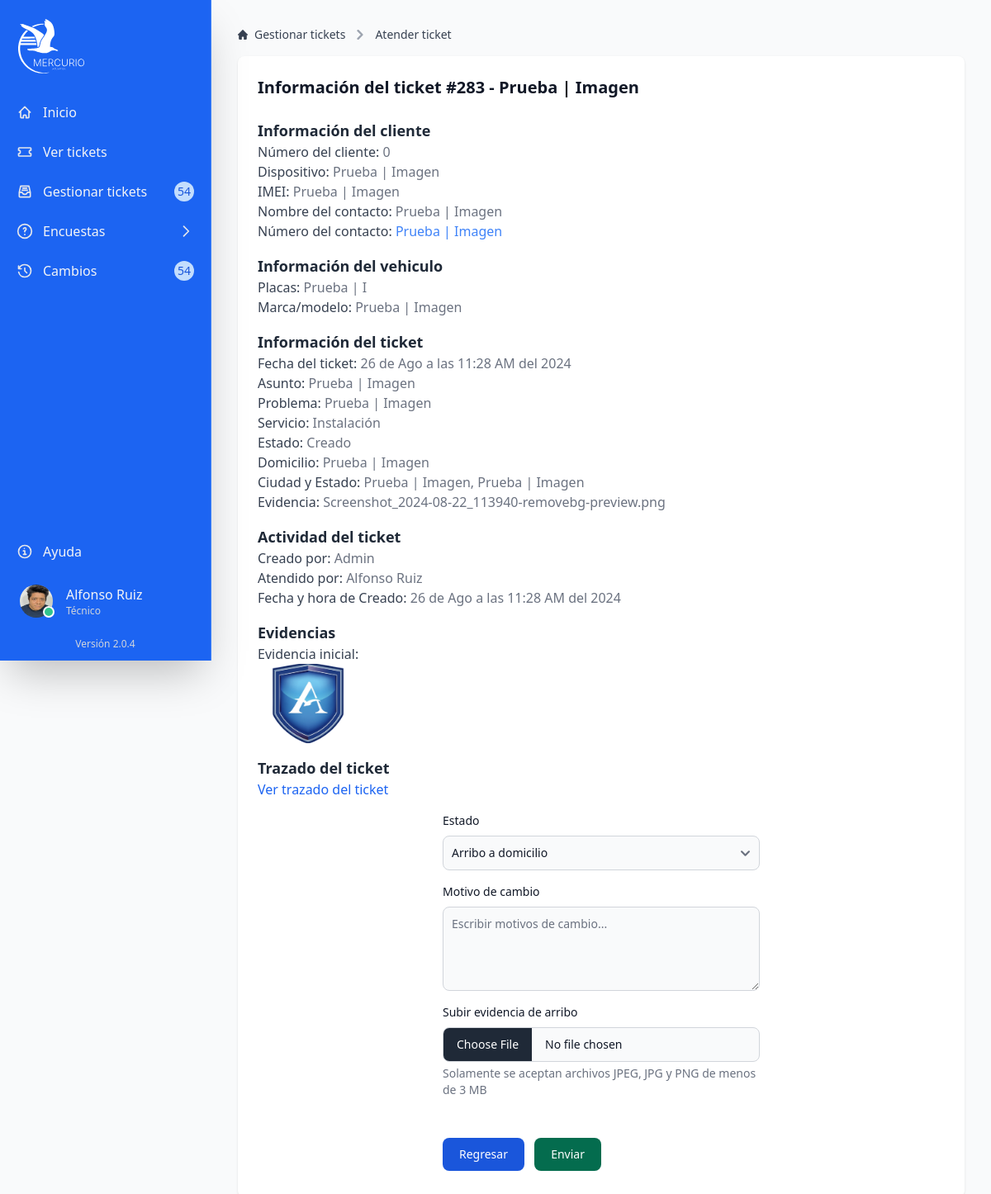
Page /src/web/atender?id=283 (signed in) on the committed database.
### tables this page shows
CREATE TABLE IF NOT EXISTS `tbticket` (
  `idTicket` int NOT NULL AUTO_INCREMENT,
  `fhticket` datetime DEFAULT NULL,
  `nombre` varchar(250) DEFAULT NULL,
  `numTrabajador` int DEFAULT NULL,
  `numCliente` varchar(5) DEFAULT NULL,
  `dispositivo` varchar(50) DEFAULT NULL,
  `imeiCliente` varchar(50) DEFAULT NULL,
  `iccidSIM` varchar(50) DEFAULT NULL,
  `fhRevision` datetime DEFAULT NULL,
  `numContacto` varchar(50) DEFAULT NULL,
  `nomContacto` varchar(100) DEFAULT NULL,
  `placasContacto` varchar(10) DEFAULT NULL,
  `marcaContacto` varchar(20) DEFAULT NULL,
  `prioridad` varchar(250) DEFAULT NULL,
  `asunto` varchar(200) DEFAULT NULL,
  `descripcion` mediumtext,
  `estado` varchar(250) DEFAULT NULL,
  `domicilio` varchar(150) DEFAULT NULL,
  `ciudad` varchar(30) DEFAULT NULL,
  `domestado` varchar(30) DEFAULT NULL,
  `codpostal` int DEFAULT NULL,
  `domdescripcion` varchar(250) DEFAULT NULL,
  `servicio` varchar(20) DEFAULT NULL,
  `asignado` varchar(250) DEFAULT NULL,
  `st_estado` tinyint(1) NOT NULL,
  `evidencia` varchar(255) DEFAULT NULL,
  `evidenciaArribo` varchar(250) DEFAULT NULL,
  `evidenciaInicio` varchar(250) DEFAULT NULL,
  `evidenciaRealizacion` varchar(250) DEFAULT NULL,
  `evidenciaFinalizacion` varchar(250) DEFAULT NULL,
  `evidenciaAudio` varchar(250) DEFAULT NULL,
  `txt_contestacion` varchar(500) DEFAULT NULL,
  `fhContestacion` datetime DEFAULT NULL,
  `fhAsignado` datetime DEFAULT NULL,
  `fhArribo` datetime DEFAULT NULL,
  `fhInicio` datetime DEFAULT NULL,
  `fhRealizacion` datetime DEFAULT NULL,
  `fhFinalizacion` datetime DEFAULT NULL,
  `fhCongelado` datetime DEFAULT NULL,
  `fhCancelado` datetime DEFAULT NULL,
  `fhProgramada` datetime DEFAULT NULL,
  `fhEliminacion` datetime DEFAULT NULL,
  `motivo_eliminacion` varchar(250) DEFAULT NULL,
  `eliminadopor` varchar(150) DEFAULT NULL,
  `correo` varchar(250) DEFAULT NULL,
  `token` varchar(255) DEFAULT NULL,
  PRIMARY KEY (`idTicket`)
);

CREATE TABLE IF NOT EXISTS `users` (
  `userId` int NOT NULL AUTO_INCREMENT,
  `user` varchar(50) NOT NULL,
  `nombre` varchar(55) NOT NULL,
  `apellido` varchar(55) NOT NULL,
  `email` varchar(200) NOT NULL,
  `imagen` varchar(255) NOT NULL,
  `credencial` varchar(255) NOT NULL,
  `tipo` varchar(20) NOT NULL,
  `password` varchar(255) NOT NULL,
  `code` varchar(255) DEFAULT NULL,
  `token` varchar(255) DEFAULT NULL,
  `token_expiration` timestamp NULL DEFAULT NULL,
  `userStatus` tinyint NOT NULL,
  `fhCreacion` datetime NOT NULL,
  `fhBaja` datetime DEFAULT NULL,
  PRIMARY KEY (`userId`)
);

### src/web/atender.php (the view, shortened to what the rows shown need)
<?php
include '../configuration/conn-session.php';
if (isset($_GET['id'])) {
    $idTicket = $_GET['id'];
    $query = "SELECT * FROM tbticket WHERE idTicket = '$idTicket'";
    $result = mysqli_query($conn, $query);
    if (mysqli_num_rows($result) > 0) {
        $row = mysqli_fetch_array($result);
    } else {
        echo "<script>alert('No se encontró el ticket');</script>";
        echo "<script>window.location.href = 'gestion.php';</script>";
    }
} else {
    echo "<script>alert('No se encontró el ticket');</script>";
    echo "<script>window.location.href = 'gestion.php';</script>";
}
function traducirFecha($fecha)
{
    $dia = date('d', strtotime($fecha));
    $mes = date('m', strtotime($fecha));
    $hora = date('h:i', strtotime($fecha));
    $am_pm = strtoupper(date('a', strtotime($fecha)));
    $meses = array(
        '01' => 'Ene',
        '02' => 'Feb',
        '03' => 'Mar',
        '04' => 'Abr',
        '05' => 'May',
        '06' => 'Jun',
        '07' => 'Jul',
        '08' => 'Ago',
        '09' => 'Sep',
        '10' => 'Oct',
        '11' => 'Nov',
        '12' => 'Dic'
    );
    return $dia . ' de ' . $meses[$mes] . ' a las ' . $hora . ' ' . $am_pm . ' del ' . date('Y', strtotime($fecha));
}
function getStatus($status)
{
    switch ($status) {
        case "1":
            echo 'Creado';
            break;
    }
}
function getAsignado($asignado)
{
    global $conn;
    if ($asignado == "") {
        echo 'Sin asignar';
    } else {
        $query = "SELECT nombre, apellido FROM users WHERE userId = ?";
        $stmt = $conn->prepare($query);
        $stmt->bind_param("i", $asignado);
        $stmt->execute();
        $result = $stmt->get_result();
        if ($result->num_rows > 0) {
            $row = $result->fetch_assoc();
            echo $row['nombre'] . ' ' . $row['apellido'];
        } else {
            echo 'Técnico no encontrado';
        }
    }
}
?>
<!DOCTYPE html>
<html lang="es">
<head>
    <link rel="stylesheet" href="../output.css">
    <link rel="stylesheet" href="./loading.css">
</head>
<body class="bg-gray-50 dark:bg-gray-700">
    <div class="p-4 mt-16 sm:mt-0 lg:mb-4 sm:ml-64">
        <div class="p-4">
            <div class="grid grid-cols-1 gap-4 mb-4">
                <div class="max-w-full w-full bg-white rounded-lg shadow dark:bg-gray-800 p-4 md:p-6">
                    <div class="text-xl mb-6">
                        <strong class="semi-bold text-gray-900 md:text-xl dark:text-gray-100">Información del ticket
                            #<?php echo $row['idTicket'] ?> - <?php echo $row['asunto'] ?></strong>
                    </div>
                    <div class="mb-4 text-base text-gray-500 dark:text-gray-300">
                        <p><span class="font-medium text-gray-700 dark:text-gray-200">Número del cliente:
                            </span><?php echo $row['numCliente']; ?></p>
                        <?php if (!empty($row['dispositivo'])) { ?>
                            <p><span class="font-medium text-gray-700 dark:text-gray-200">Dispositivo:
                                </span><?php echo $row['dispositivo']; ?></p>
                        <?php } ?>
                        <?php if (!empty($row['imeiCliente'])) { ?>
                            <p><span class="font-medium text-gray-700 dark:text-gray-200">IMEI:
                                </span><?php echo $row['imeiCliente']; ?></p>
                        <?php } ?>
                        <?php if (!empty($row['nomContacto'])) { ?>
                            <p><span class="font-medium text-gray-700 dark:text-gray-200">Nombre del contacto:
                                </span><?php echo $row['nomContacto'] ?></p>
                        <?php } ?>
                        <?php if (!empty($row['numContacto'])) { ?>
                            <p><span class="font-medium text-gray-700 dark:text-gray-200">Número del contacto:
                                </span>
                                <a href="tel:<?php echo $row['numContacto'] ?>"
                                    class="text-blue-500 hover:underline hover:text-blue-600"><?php echo $row['numContacto'] ?></a>
                            </p>
                        <?php } ?>
                    </div>
                        <div class="mb-4 text-base text-gray-500 dark:text-gray-300">
                            <?php if (!empty($row['placasContacto'])) { ?>
                                <p><span class="font-medium text-gray-700 dark:text-gray-200">Placas:
                                    </span><?php echo $row['placasContacto']; ?>
                                </p>
                            <?php } ?>
                            <?php if (!empty($row['marcaContacto'])) { ?>
                                <p><span class="font-medium text-gray-700 dark:text-gray-200">Marca/modelo:
                                    </span><?php echo $row['marcaContacto']; ?></p>
                            <?php } ?>
                        </div>
                    <div class="mb-4 text-base text-gray-500 dark:text-gray-300">
                        <p><span class="font-medium text-gray-700 dark:text-gray-200">Fecha del ticket:
                            </span><?php echo traducirFecha($row['fhticket']); ?></p>
                        <p><span class="font-medium text-gray-700 dark:text-gray-200">Asunto:
                            </span><?php echo $row['asunto']; ?></p>
                        <?php if (!empty($row['descripcion'])) { ?>
                            <p><span class="font-medium text-gray-700 dark:text-gray-200">Problema:
                                </span><?php echo $row['descripcion']; ?>
                            </p>
                        <?php } ?>
                        <?php if (!empty($row['servicio'])) { ?>
                            <p><span class="font-medium text-gray-700 dark:text-gray-200">Servicio:
                                </span><?php echo $row['servicio']; ?></p>
                        <?php } ?>
                        <?php if (!empty($row['estado'])) { ?>
                            <p><span class="font-medium text-gray-700 dark:text-gray-200">Estado:
                                </span><?php getStatus($row['estado']); ?>
                            </p>
                        <?php } ?>
                        <?php if (!empty($row['domicilio'])) { ?>
                            <p><span class="font-medium text-gray-700 dark:text-gray-200">Domicilio:
                                </span><?php echo (strpos($row['domicilio'], 'http') === 0) ? '<a class="text-blue-500 hover:underline hover:text-blue-600 break-all" href="' . $row['domicilio'] . '" target="_blank">' . $row['domicilio'] . '</a>' : $row['domicilio']; ?>
                            </p>
                        <?php } ?>
                        <?php if (!empty($row['ciudad']) && !empty($row['domestado'])) { ?>
                            <p><span class="font-medium text-gray-700 dark:text-gray-200">Ciudad y Estado:
                                </span><?php echo $row['ciudad']; ?>, <?php echo $row['domestado']; ?></p>
                        <?php } ?>
                        <?php if (!empty($row['evidencia'])) { ?>
                            <p><span class="font-medium text-gray-700 dark:text-gray-200">Evidencia:
                                </span><?php echo $row['evidencia']; ?>
                            </p>
                        <?php } ?>
                    </div>
                    <div class="mb-4 text-base text-gray-500 dark:text-gray-300">
                        <p><span class="font-medium text-gray-700 dark:text-gray-200">Creado por:
                            </span><?php echo $row['nombre']; ?></p>
                        <?php if (!empty($row['asignado'])) { ?>
                            <p><span class="font-medium text-gray-700 dark:text-gray-200">Atendido por:
                                </span><?php getAsignado($row['asignado']); ?></p>
                        <?php } ?>
                        <p><span class="font-medium text-gray-700 dark:text-gray-200">Fecha y hora de Creado:
                            </span><?php echo traducirFecha($row['fhticket']); ?></p>
                    </div>
                    <div class="mb-4 text-base text-gray-500 dark:text-gray-300">
                        <?php if (empty($row['evidencia']) && empty($row['evidenciaArribo']) && empty($row['evidenciaInicio']) && empty($row['evidenciaRealizacion']) && empty($row['evidenciaFinalizacion'])): ?>
                            <p>No se han adjuntado evidencias</p>
                        <?php else: ?>
                            <div class="flex justify-start space-x-6 text-center">
                                <div>
                                    <?php if (!empty($row['evidencia'])): ?>
                                        <p><span class="font-medium text-gray-700 dark:text-gray-200">Evidencia inicial:</span>
                                        </p>
                                        <div class="flex justify-center">
                                            <img src="../../assets/imgTickets/<?php echo htmlspecialchars($row['evidencia']); ?>"
                                                alt="Evidencia inicial" class="w-24 h-24 object-cover rounded-lg"
                                                onclick="showImageEvidence(this)">
                                        </div>
                                    <?php endif; ?>
                                </div>
                            </div>
                        <?php endif; ?>
                    </div>
                </div>
            </div>
        </div>
    </div>
</body>
</html>

### rows in the picture
tbticket: idTicket "283", asunto "Prueba | Imagen", numCliente "0", dispositivo "Prueba | Imagen", imeiCliente "Prueba | Imagen", nomContacto "Prueba | Imagen", numContacto "Prueba | Imagen", placasContacto "Prueba | I", marcaContacto "Prueba | Imagen", fhticket "26 de Ago a las 11:28 AM del 2024", descripcion "Prueba | Imagen", servicio "Instalación", domicilio "Prueba | Imagen", ciudad "Prueba | Imagen", domestado "Prueba | Imagen", evidencia "Screenshot_2024-08-22_113940-removebg-preview.png", nombre "Admin", evidencia (picture)
users: nombre "Alfonso", apellido "Ruiz"

### other values in the picture
$totalTickets "54"
$_SESSION['nombre'] "Alfonso"
$_SESSION['apellido'] "Ruiz"
